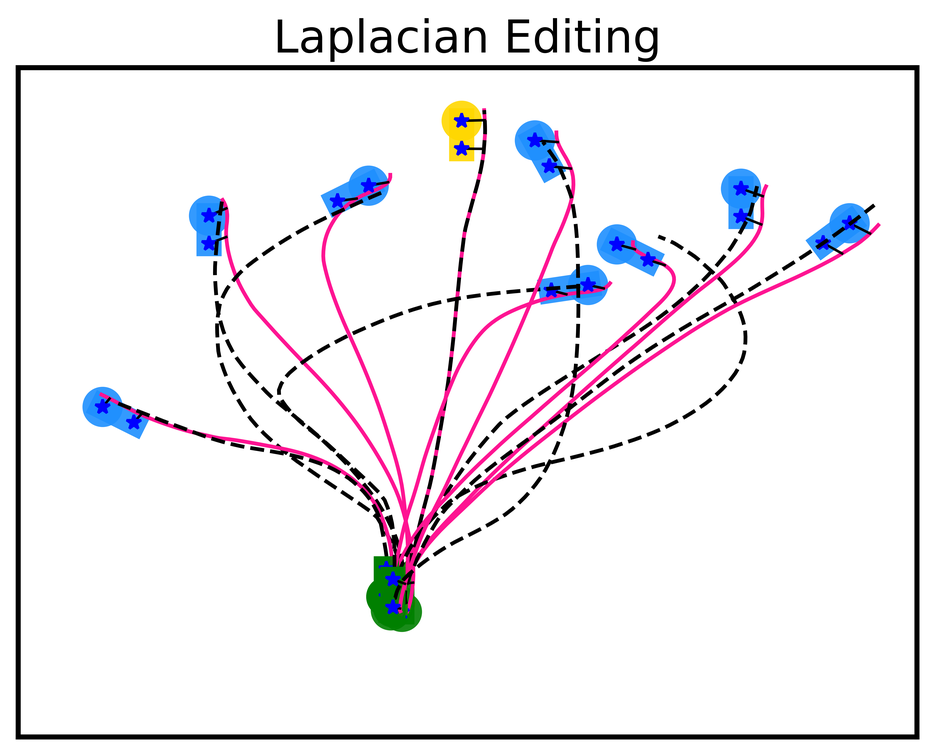
#> input picture example/comparisons/multi_reference_frames/figs/la_dataset_2_key_points.png, 935 x 755 px, shrunk from 6192 x 5003 before the run; the run also reads 2 pictures not shown here
$ python plot_gpt_vs_le.py
#> lines starting #> are read from the running program, lines starting #| are printed output that depends on the picture
import matplotlib.pyplot as plt
from matplotlib.image import imread
import os

script_path = os.path.dirname(__file__) + '/figs/'

# Load the plots from the image files
dataset='dataset'
odd='ood'
plots = [

    imread(script_path + 'la_' + dataset +'_2_key_points.png'),
    imread(script_path + 'la_' + dataset +'_5_key_points.png'),
    imread(script_path + 'gpt_' + dataset + '_2_keypoints.png'),
    imread(script_path + 'gpt_' + dataset +'.png'),

    imread(script_path + 'la_' + odd +'_2_key_points.png'),
    imread(script_path + 'la_' + odd +'_5_key_points.png'),
    imread(script_path + 'gpt_' + odd + '_2_keypoints.png'),
    imread(script_path + 'gpt_' + odd +'.png'),

]
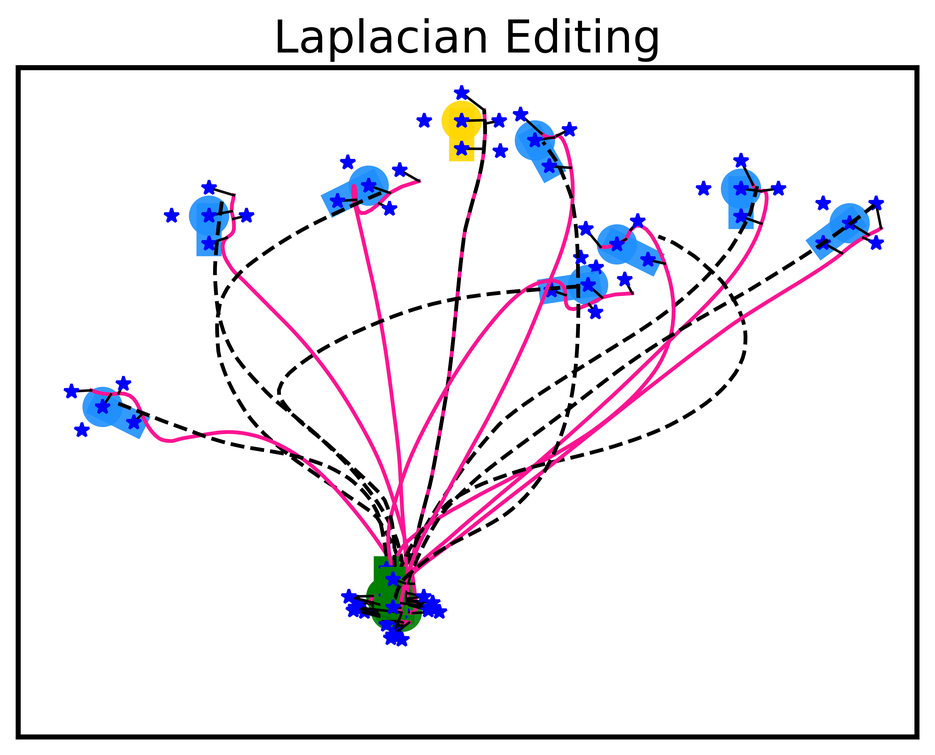
#> input picture example/comparisons/multi_reference_frames/figs/la_dataset_5_key_points.png, 935 x 755 px, shrunk from 6192 x 5003 before the run
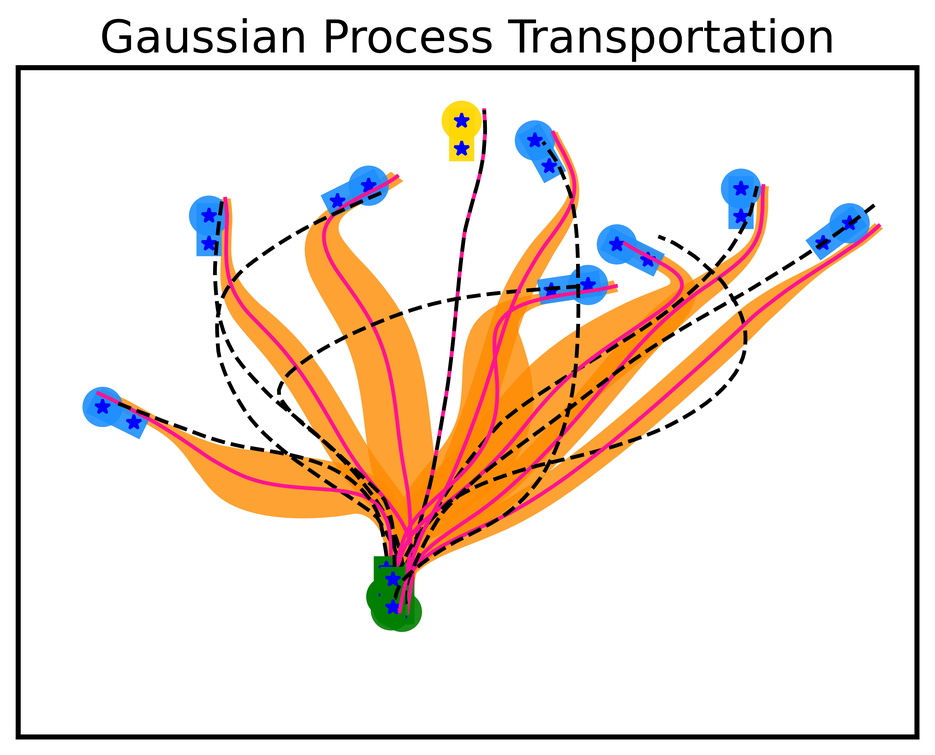
#> input picture example/comparisons/multi_reference_frames/figs/gpt_dataset_2_keypoints.png, 935 x 755 px, shrunk from 6192 x 5003 before the run
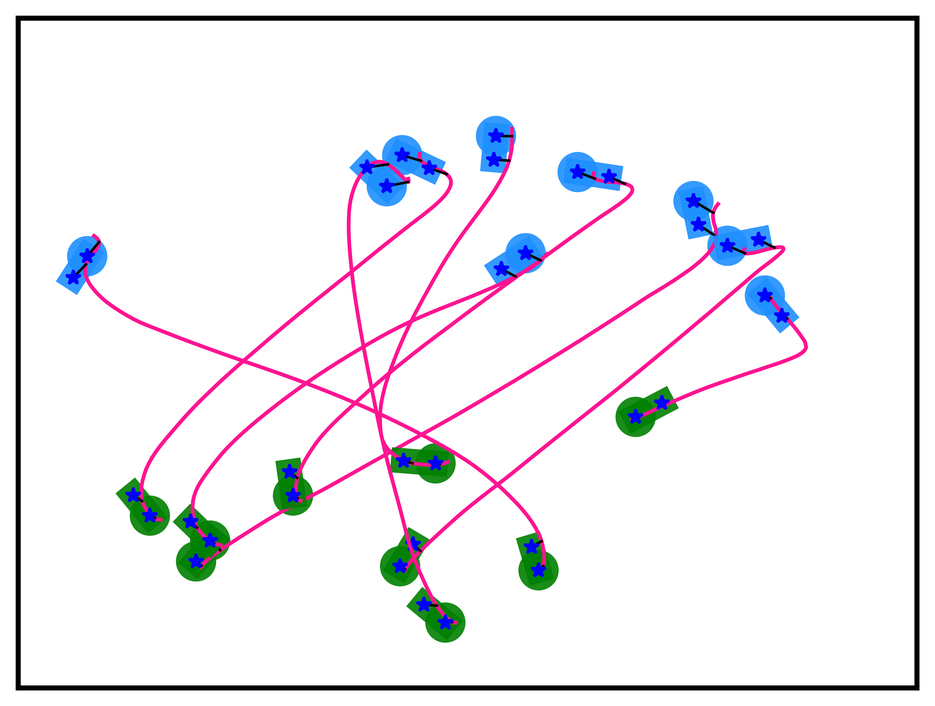
#> input picture example/comparisons/multi_reference_frames/figs/la_ood_2_key_points.png, 935 x 706 px, shrunk from 6192 x 4675 before the run
#> (the run stopped early here; a loop or call above may not have finished)
